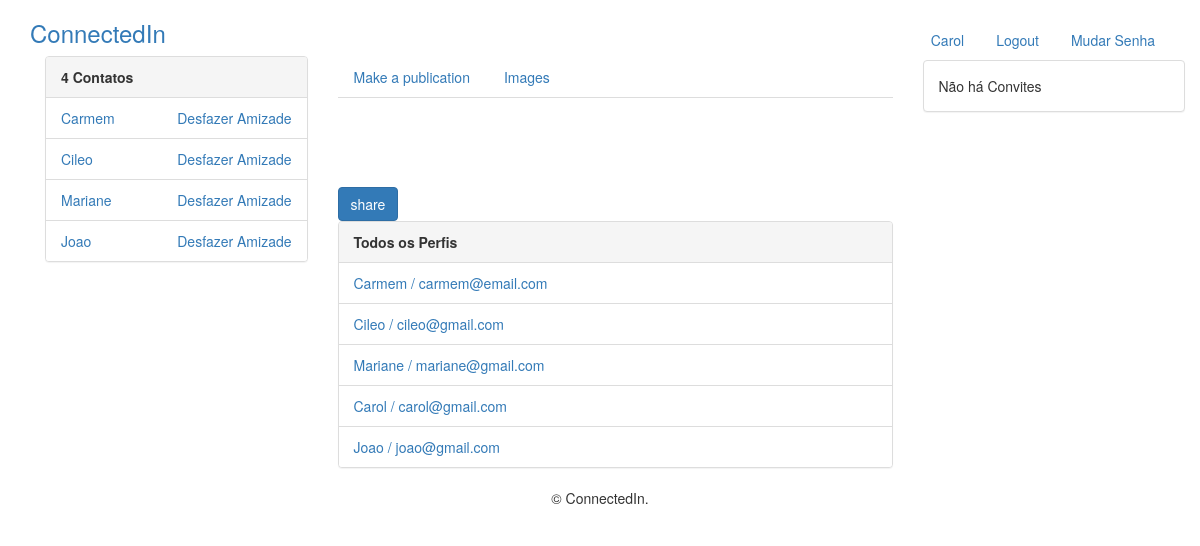
The page / (signed in) on the database as committed earlier.
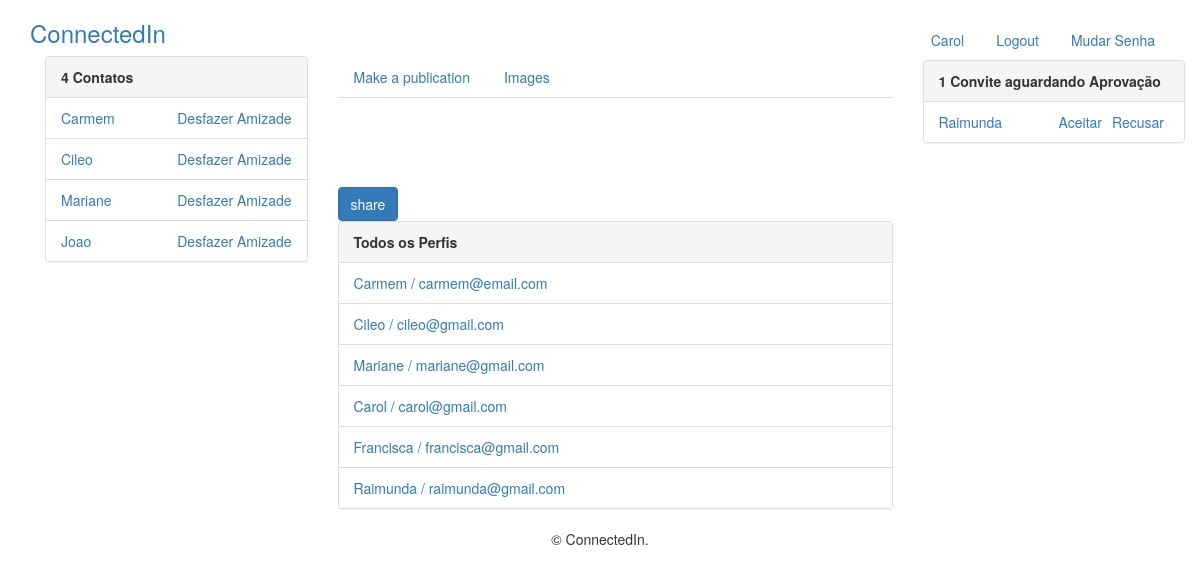
The same page on the database as committed later.
### perfis/models.py (models this page shows, shortened)
class Perfil(models.Model):
    nome = models.CharField(max_length=255, null=False)
    telefone = models.CharField(max_length=15, null=False)
    nome_empresa = models.CharField(max_length=255, null=False)
    contatos = models.ManyToManyField('Perfil')
    usuario = models.OneToOneField(User, related_name='perfil', on_delete=models.CASCADE)
    criado_em = models.DateTimeField(auto_now_add=True)
    atualizado_em = models.DateTimeField(auto_now=True)
    convidavel = models.BooleanField(blank=True, null=True)
    ativa = models.BooleanField(default=True)
    justificativa = models.TextField(null=True)
    bloqueado = models.BooleanField(default=False)
    error_mensage = models.CharField(max_length=512, null=True)
    @property
    def email(self):
        return self.usuario.email
    def __str__(self):
        return self.nome

class Convite(models.Model):
    solicitante = models.ForeignKey(Perfil, on_delete=models.CASCADE, related_name='convites_feitos')
    convidado = models.ForeignKey(Perfil, on_delete=models.CASCADE, related_name='convites_recebidos')

### perfis/views.py (the view)
# urls.py: path('', views.index, name='index'),
@login_required
def index(request):
    perfil_logado = get_perfil_logado(request)
    if perfil_logado.ativa == False or perfil_logado.bloqueado == True:
        return render(request,'perfis/transicao.html', {'perfil_logado': perfil_logado})
    form = PostModelForm()
    if perfil_logado.usuario.is_superuser:
        return render(request, 'perfis/index.html', {'perfis': Perfil.objects.all(),
         'perfil_logado': perfil_logado, 'form':form})
    return render(request, 'perfis/index.html', {'perfis': Perfil.objects.filter(ativa=True, bloqueado=False),
        'perfil_logado': perfil_logado, 'form':form})

### perfis/views.py (called while the page is built)
def get_perfil_logado(request):
    return request.user.perfil

### perfis/templates/perfis/index.html (shortened to what this page needs)
{% extends 'perfis/base_b.html' %}
{% block body %}
        <div class="card gedf-card">
                    <div class="card-header">
                        <ul class="nav nav-tabs card-header-tabs" id="myTab" role="tablist">
                            <li class="nav-item">
                                <a class="nav-link active" id="posts-tab" data-toggle="tab" href="#posts" role="tab" aria-controls="posts" aria-selected="true">Make
                                    a publication</a>
                            </li>
                            <li class="nav-item">
                                <a class="nav-link" id="images-tab" data-toggle="tab" role="tab" aria-controls="images" aria-selected="false" href="#images">Images</a>
                            </li>
                        </ul>
                    </div>
                    <form action="{% url 'add' perfil_logado.id %}" method="POST">
                    <div class="card-body">
                        <div class="tab-content" id="myTabContent">
                        </div>
                        <div class="btn-toolbar justify-content-between">
                            <div class="btn-group">
                                <button type="submit" class="btn btn-primary">share</button>
                            </div>
                            <div class="btn-group">
                                <button id="btnGroupDrop1" type="button" class="btn btn-link dropdown-toggle" data-toggle="dropdown" aria-haspopup="true"
                                    aria-expanded="false">
                                </button>
                            </div>
                        </div>
                    </div>
                </form>
                </div>
        <div class="panel panel-default">
            <div class="panel-heading">
                <strong>Todos os Perfis</strong>
            </div>
            {% if perfis %}
                <ul class="list-group">
                {% for perfil in perfis %}
                    <li class="list-group-item">
                        <a href="{% url 'exibir' perfil.id %}">    {{ perfil.nome }} / {{ perfil.email }}
                        </a>
                    </li>
                {% endfor %}
            {% else %}
                <p>Não há Perfis Cadastrados!</p>
            {% endif %}
            </ul>
        </div>
{% endblock %}

### perfis/templates/perfis/base_b.html (shortened to what this page needs)
{% load static %}
<!DOCTYPE html>
<html>
<head>
	<link rel="stylesheet" href="{% static 'bootstrap/css/bootstrap.min.css' %}">
    <link rel="stylesheet" href="{% static 'fontawesome/css/fontawesome-all.min.css' %}">
</head>
<body>
	<div class="container">
		<div class="header">
        <ul class="nav nav-pills pull-right">
            <li><a href="{% url 'exibir' perfil_logado.id %}">{{ perfil_logado.nome }}</a></li>
            <li><a href="/logout/">Logout</a></li>
            <li><a href="{% url 'change_password' %}">Mudar Senha</a></li>
        </ul>
        <h3 class="text-muted"> <a href="{% url 'index' %}"> ConnectedIn</a></h3>
    	</div>
    	<div class="container">
    		<div class="row">
    			<div class="col-md-3">
    				<div class="panel panel-default">
			            {% with total=perfil_logado.contatos.count %}
			                {% if total %}
			                    <div class="panel-heading">
			                        <strong> {{ total }}
			                            Contato{{ total|pluralize }}
			                        </strong>
			                    </div>
			                    <ul class="list-group">
			                        {% for perfil in perfil_logado.contatos.all %}
			                            <li class="list-group-item">
			                                <a href="{% url 'exibir' perfil.id %}">
			                                    {{ perfil }}
			                                </a>
			                                <a class="pull-right" href="{% url 'desfazer' perfil.id %}">
			                                    Desfazer Amizade
			                                </a>
			                            </li>
			                        {% endfor %}
			                    </ul>
			                {% else %}
			                    <div class="panel-body">
			                        Não há Contatos! :(
			                    </div>
			                {% endif %}
			            {% endwith %}
			        </div>
    			</div>
    			<div class="col-md-6">
    				{% block body %}
        			{% endblock %}
    			</div>
    			<div class="col-md-3">
    				<div class="panel panel-default">
			            {% with total=perfil_logado.convites_recebidos.count %}
			                {% if total %}
			                    <div class="panel-heading">
			                        <strong> {{ total }}
			                            Convite{{ total|pluralize }} aguardando Aprovação</strong>
			                    </div>
			                    <ul class="list-group">
			                        {% for convite in perfil_logado.convites_recebidos.all %}
			                            <li class="list-group-item">
			                                <ul class="list-inline">
			                                    <li class="list-inline-item">
			                                        <a href="{% url 'exibir' convite.solicitante.id %}">
			                                            {{ convite.solicitante.nome }}
			                                        </a>
			                                    </li>
			                                    <li class="list-inline-item pull-right">
			                                        <a href="{% url 'recusar' convite.id %}">Recusar</a>
			                                    </li>
			                                    <li class="list-inline-item pull-right">
			                                        <a href="{% url 'aceitar' convite.id %}">Aceitar</a>
			                                    </li>
			                                </ul>
			                            </li>
			                        {% endfor %}
			                    </ul>
			                {% else %}
			                    <div class="panel-body">
			                        Não há Convites
			                    </div>
			                {% endif %}
			            {% endwith %}
			        </div>
    			</div>
    		</div>
    	</div>
    	<div class="footer">
    		<div class="col-xs-12 text-center">
		      <p>&copy; ConnectedIn.</p>
		    </div>
    	</div>
	</div>
</body>
</html>

Rows that differ between the two databases and show on the page:
no longer on one of the page's lists (row edited): Perfil: nome "Joao", email "joao@gmail.com"
added Perfil: nome "Francisca", email "francisca@gmail.com"
added Perfil: nome "Raimunda", email "raimunda@gmail.com"
added Convite: solicitante.nome "Raimunda"
Other text that changed with them:
{{ total }}: (not shown) → "1"
text no longer shown: "Não há Convites"
text now shown: "Convite aguardando Aprovação"
